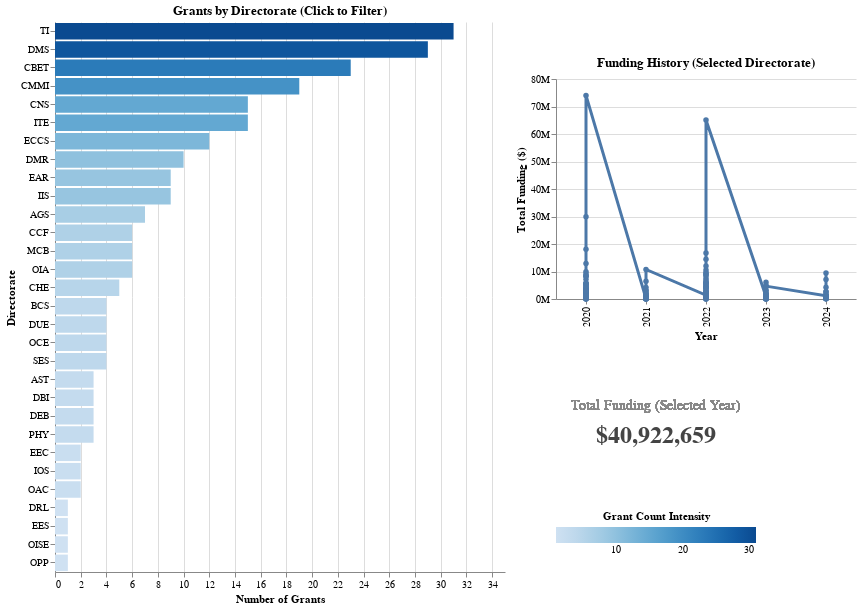

The cell this chart's notebook holds for it:
### Code cell
import altair as alt
import pandas as pd

# 0. SETUP
alt.data_transformers.enable("default")

# 1. DATA PREPARATION
q2_df = (
    df_grants.groupby(["directorate", "year"])
    .agg(grants_count=("award_id", "count"), total_amount=("award_amount", "sum"))
    .reset_index()
)

# 2. CREATE SELECTIONS
min_year = int(q2_df["year"].min())
max_year = int(q2_df["year"].max())

slider = alt.binding_range(min=min_year, max=max_year, step=1, name="Select Year: ")

try:
    year_select = alt.selection_point(
        name="year_select", fields=["year"], bind=slider, value=[{"year": max_year}]
    )
    dir_select = alt.selection_point(
        name="dir_select", fields=["directorate"], empty="all"
    )
except AttributeError:
    year_select = alt.selection_single(
        name="year_select", fields=["year"], bind=slider, init={"year": max_year}
    )
    dir_select = alt.selection_single(
        name="dir_select", fields=["directorate"], empty="all"
    )

# 3. LEFT COLUMN: HORIZONTAL BARS
bars = (
    alt.Chart(q2_df)
    .mark_bar()
    .encode(
        x=alt.X("grants_count:Q", title="Number of Grants"),
        y=alt.Y("directorate:N", sort="-x", title="Directorate"),
        color=alt.condition(
            dir_select,
            alt.Color(
                "grants_count:Q",
                scale=alt.Scale(scheme="blues"),
                legend=None,
            ),
            alt.value("#f0f0f0"),
        ),
        tooltip=[
            alt.Tooltip("directorate:N", title="Directorate"),
            alt.Tooltip("grants_count:Q", title="Grants"),
            alt.Tooltip("total_amount:Q", title="Total Amount ($)", format=",.0f"),
        ],
    )
    .transform_filter(year_select)
    .properties(width=450, height=550, title="Grants by Directorate (Click to Filter)")
)

# 4. RIGHT COLUMN COMPONENTS

# A. Spacer para crear gap superior
top_spacer = (
    alt.Chart(q2_df)
    .mark_rect()
    .encode(opacity=alt.value(0))
    .properties(width=300, height=30)
)

# B. Trend Line
trend_chart = (
    alt.Chart(q2_df)
    .mark_line(point=True, strokeWidth=3)
    .encode(
        x=alt.X("year:O", title="Year"),
        y=alt.Y(
            "total_amount:Q", title="Total Funding ($)", axis=alt.Axis(format="~s")
        ),
        color=alt.value("#4c78a8"),
        tooltip=[
            alt.Tooltip("directorate:N"),
            alt.Tooltip("year:O"),
            alt.Tooltip("total_amount:Q", format="$,.0f"),
        ],
    )
    .transform_filter(dir_select)
    .properties(
        width=300,
        height=220,
        title="Funding History (Selected Directorate)",
    )
)

# C. KPI Text
base_text = alt.Chart(q2_df).transform_filter(year_select).transform_filter(dir_select)

label = base_text.mark_text(align="center", color="#888", fontSize=14, dy=-15).encode(
    text=alt.value("Total Funding (Selected Year)"), y=alt.value(75), x=alt.value(100)
)

value = base_text.mark_text(
    align="center", color="#444", fontSize=24, fontWeight="bold", dy=15
).encode(
    text=alt.Text("sum(total_amount):Q", format="$,.0f"),
    y=alt.value(75),
    x=alt.value(100),
)

kpi_section = (label + value).properties(width=300, height=100)

# D. Legend
legend_chart = (
    alt.Chart(q2_df)
    .mark_circle(opacity=0)
    .encode(
        color=alt.Color(
            "grants_count:Q",
            scale=alt.Scale(scheme="blues"),
            legend=alt.Legend(
                title="Grant Count Intensity",
                orient="bottom",
                direction="horizontal",
                titleAnchor="middle",
                gradientLength=200,
            ),
        )
    )
    .transform_filter(year_select)
    .properties(width=300, height=40)
)

# 5. ASSEMBLE
# Ahora incluimos el spacer al inicio
right_col = alt.vconcat(
    top_spacer,
    trend_chart,
    kpi_section,
    legend_chart,
    spacing=5,
)

# Final Assembly
final_q2 = (
    (bars | right_col)
    .add_params(year_select, dir_select)
    .resolve_scale(color="independent")
    .configure_view(stroke=None)
    .configure_concat(spacing=10)
)

final_q2

### Figure 1 — Vega-Lite specification as saved in the notebook (floating-point values rounded to 4 significant figures; data arrays with more than 128 entries replaced by an {"elided": "..."} marker saying what was removed)
{"config": {"view": {"continuousWidth": 300, "continuousHeight": 300, "stroke": null}, "concat": {"spacing": 10}}, "hconcat": [{"mark": {"type": "bar"}, "encoding": {"color": {"condition": {"param": "dir_select", "empty": true, "field": "grants_count", "legend": null, "scale": {"scheme": "blues"}, "type": "quantitative"}, "value": "#f0f0f0"}, "tooltip": [{"field": "directorate", "title": "Directorate", "type": "nominal"}, {"field": "grants_count", "title": "Grants", "type": "quantitative"}, {"field": "total_amount", "format": ",.0f", "title": "Total Amount ($)", "type": "quantitative"}], "x": {"field": "grants_count", "title": "Number of Grants", "type": "quantitative"}, "y": {"field": "directorate", "sort": "-x", "title": "Directorate", "type": "nominal"}}, "height": 550, "name": "view_23", "title": "Grants by Directorate (Click to Filter)", "transform": [{"filter": {"param": "year_select"}}], "width": 450}, {"vconcat": [{"mark": {"type": "rect"}, "encoding": {"opacity": {"value": 0}}, "height": 30, "name": "view_20", "width": 300}, {"mark": {"type": "line", "point": true, "strokeWidth": 3}, "encoding": {"color": {"value": "#4c78a8"}, "tooltip": [{"field": "directorate", "type": "nominal"}, {"field": "year", "type": "ordinal"}, {"field": "total_amount", "format": "$,.0f", "type": "quantitative"}], "x": {"field": "year", "title": "Year", "type": "ordinal"}, "y": {"axis": {"format": "~s"}, "field": "total_amount", "title": "Total Funding ($)", "type": "quantitative"}}, "height": 220, "name": "view_21", "title": "Funding History (Selected Directorate)", "transform": [{"filter": {"param": "dir_select", "empty": true}}], "width": 300}, {"layer": [{"mark": {"type": "text", "align": "center", "color": "#888", "dy": -15, "fontSize": 14}, "encoding": {"text": {"value": "Total Funding (Selected Year)"}, "x": {"value": 100}, "y": {"value": 75}}, "name": "view_19", "transform": [{"filter": {"param": "year_select"}}, {"filter": {"param": "dir_select", "empty": true}}]}, {"mark": {"type": "text", "align": "center", "color": "#444", "dy": 15, "fontSize": 24, "fontWeight": "bold"}, "encoding": {"text": {"aggregate": "sum", "field": "total_amount", "format": "$,.0f", "type": "quantitative"}, "x": {"value": 100}, "y": {"value": 75}}, "transform": [{"filter": {"param": "year_select"}}, {"filter": {"param": "dir_select", "empty": true}}]}], "height": 100, "width": 300}, {"mark": {"type": "circle", "opacity": 0}, "encoding": {"color": {"field": "grants_count", "legend": {"direction": "horizontal", "gradientLength": 200, "orient": "bottom", "title": "Grant Count Intensity", "titleAnchor": "middle"}, "scale": {"scheme": "blues"}, "type": "quantitative"}}, "height": 40, "name": "view_22", "transform": [{"filter": {"param": "year_select"}}], "width": 300}], "spacing": 5}], "data": {"name": "data-ac9092fa20a49651e61fb04c3779e381"}, "params": [{"name": "year_select", "select": {"type": "point", "fields": ["year"]}, "bind": {"input": "range", "max": 2024, "min": 2020, "name": "Select Year: ", "step": 1}, "value": [{"year": 2024}], "views": ["view_23", "view_20", "view_21", "view_19", "view_22"]}, {"name": "dir_select", "select": {"type": "point", "fields": ["directorate"]}, "views": ["view_23", "view_20", "view_21", "view_19", "view_22"]}], "resolve": {"scale": {"color": "independent"}}, "$schema": "https://vega.github.io/schema/vega-lite/v5.20.1.json", "datasets": {"data-ac9092fa20a49651e61fb04c3779e381": {"elided": "178 records"}}}
